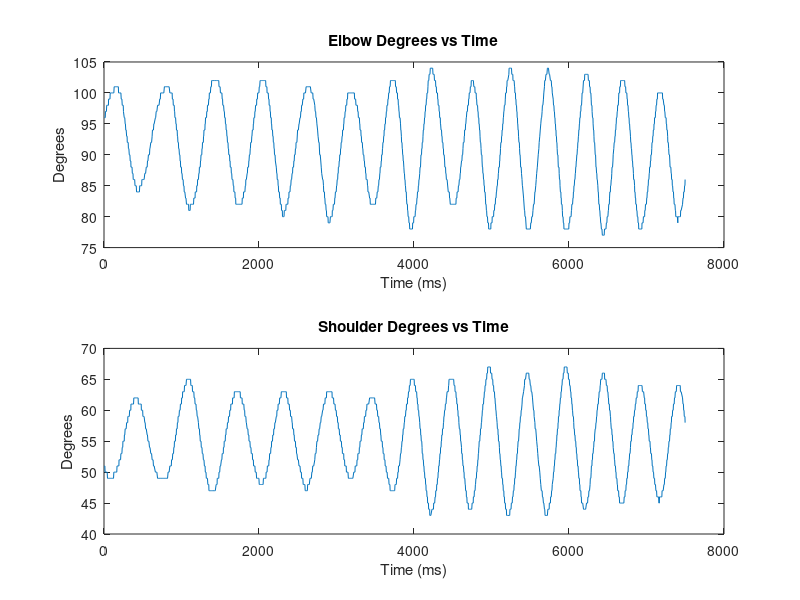
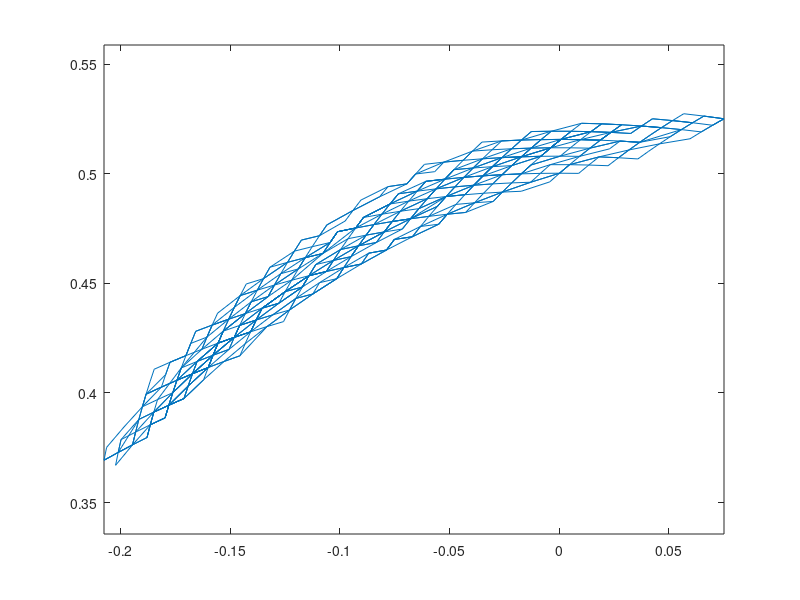
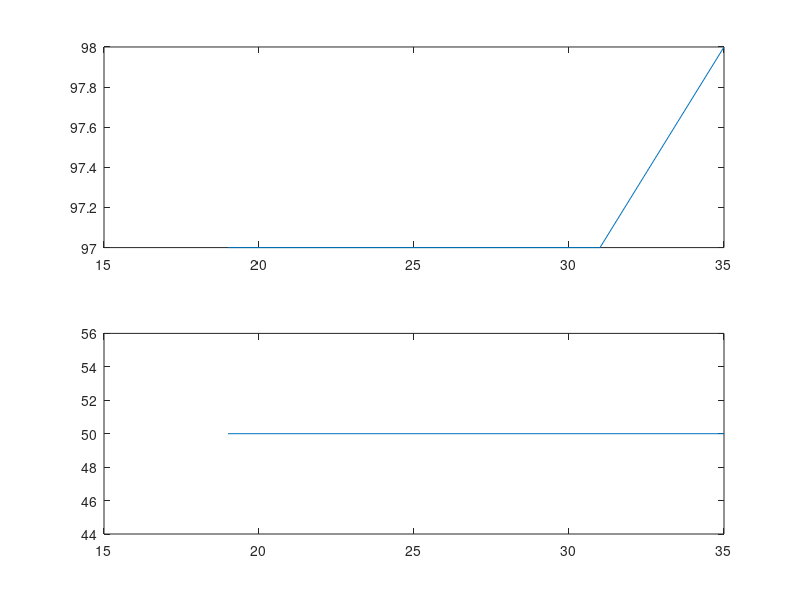
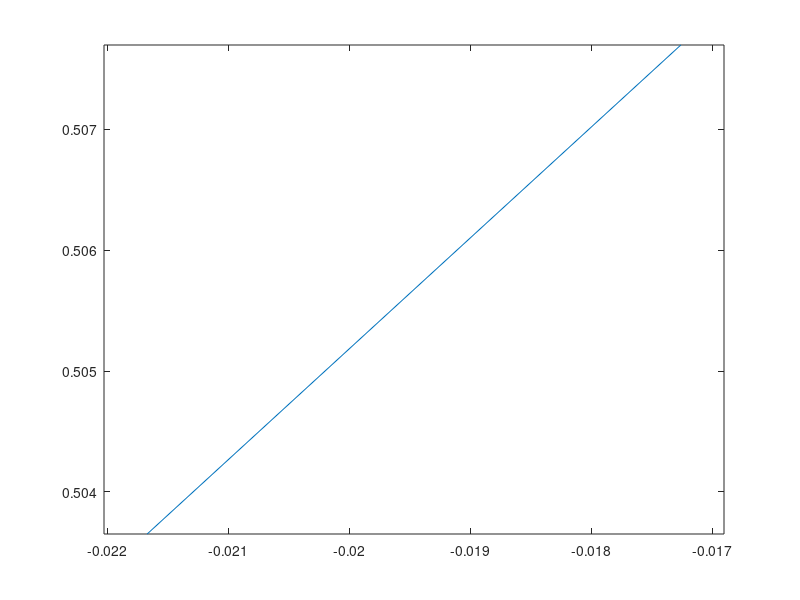

MATLAB code to generate these figures, in order:
close all
clear

l1 = .3301; %meters
l2 = .3429; %meters

data=load('fastS60E90T3.csv'); %runs through each file

thetaElb = data(:,2); %degrees
thetaSh  = data(:,1); %degrees
time     = data(:,4); %seconds 

%isolate one period
[pksElb,locs] = findpeaks(thetaElb);

periodElb = thetaElb(locs(1):locs(2));
periodSh  = thetaSh(locs(1):locs(2));
timeNew   = time(locs(1):locs(2));

%Convert to real coordinates
xHand = l1 * cosd(thetaSh) + l2 * cosd((180-thetaElb)+thetaSh);
yHand = l1 * sind(thetaSh) + l2 * sind((180-thetaElb)+thetaSh);

%Coordinates for one period
xHandPer = l1 * cosd(periodSh) + l2 * cosd((180-periodElb)+periodSh);
yHandPer = l1 * sind(periodSh) + l2 * sind((180-periodElb)+periodSh);

%Plot
figure(1);

subplot(2,1,1);
plot(time,thetaElb);
title(strcat("Elbow Degrees vs Time"))
xlabel('Time (ms)') 
ylabel('Degrees')

subplot(2,1,2);
plot(time,thetaSh);
title(strcat("Shoulder Degrees vs Time"))
xlabel('Time (ms)') 
ylabel('Degrees')

figure(2)
plot(xHand,yHand)
axis equal

figure(3)
subplot(2,1,1)
plot(timeNew,periodElb)
subplot(2,1,2)
plot(timeNew,periodSh)

figure(4)
plot(xHandPer,yHandPer)
axis equal
